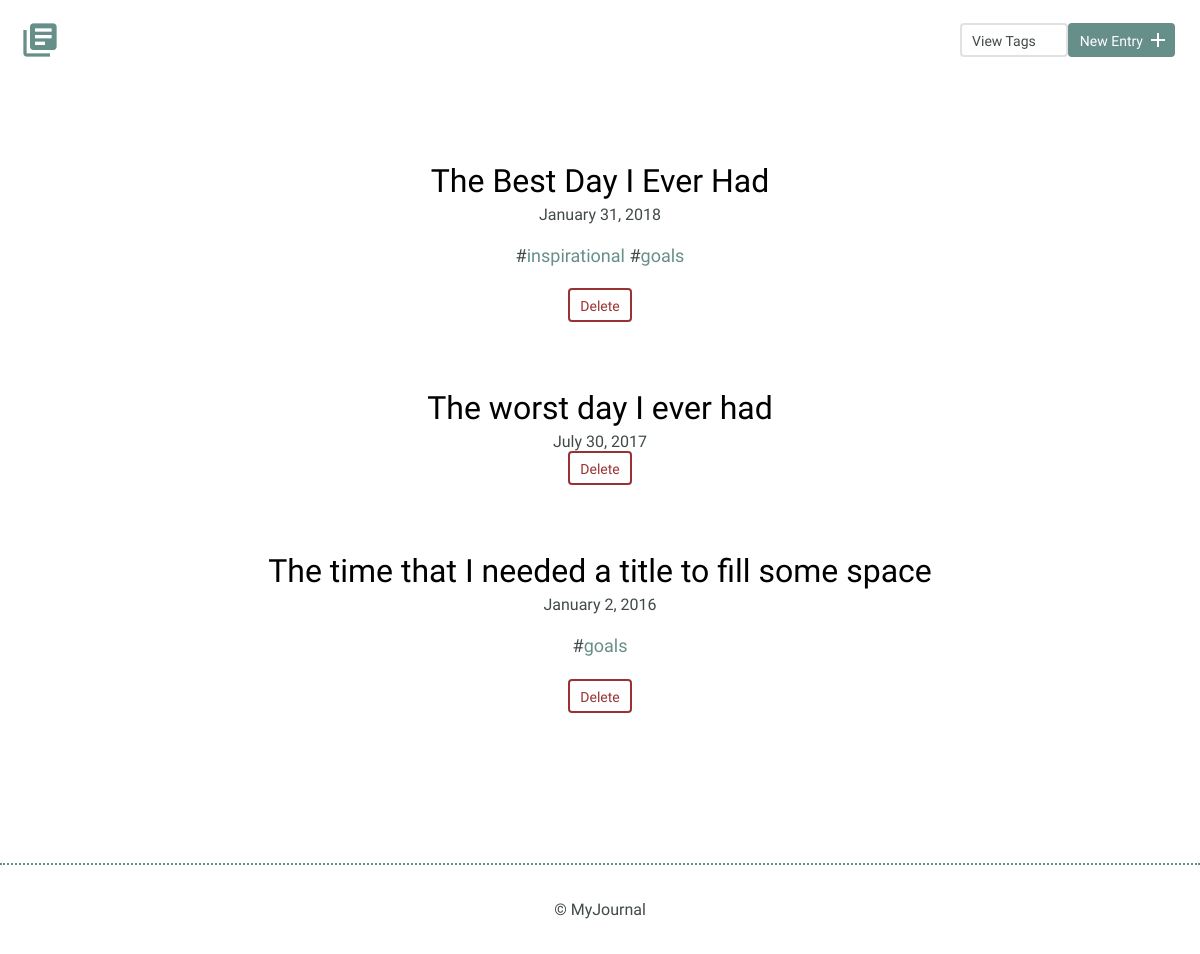
Before: / with the older database file.
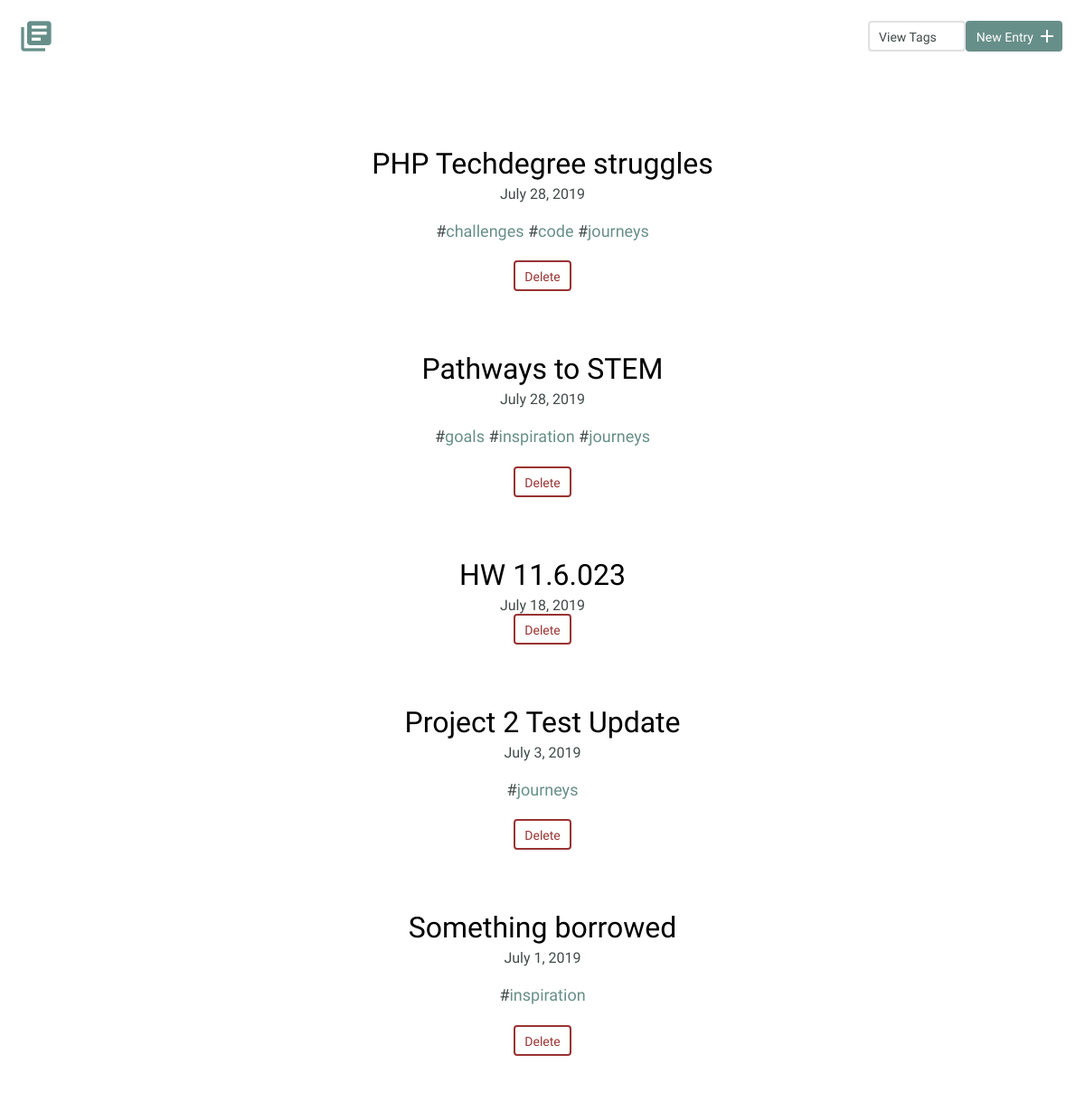
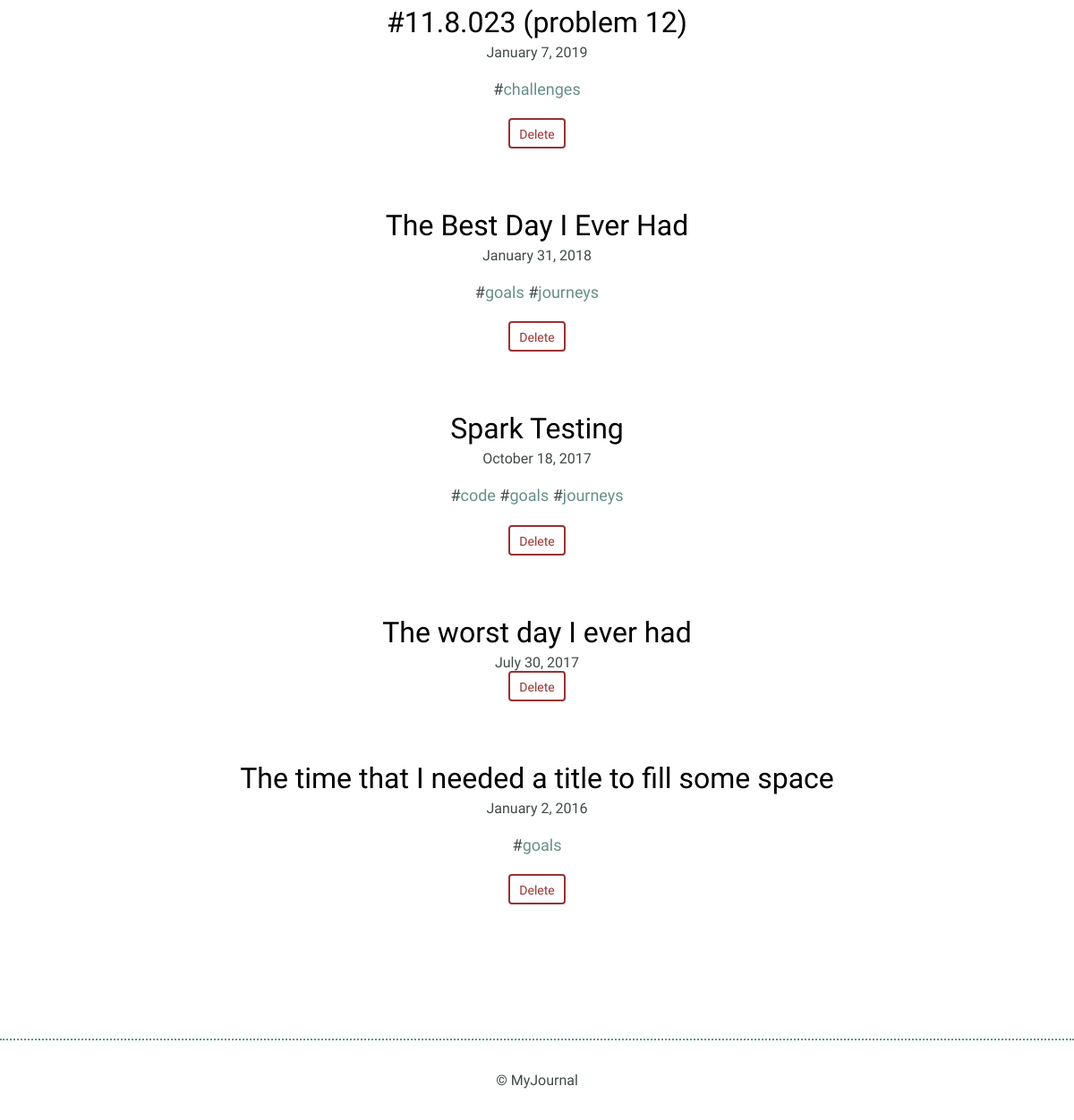
After: the same page with the newer database file (2 pictures, top to bottom).
### tables this page shows
CREATE TABLE "entries" (
	`id`	INTEGER,
	`title`	TEXT,
	`date`	TEXT,
	`time_spent`	INTEGER,
	`learned`	BLOB,
	`resources`	BLOB,
	PRIMARY KEY(`id`)
);

CREATE TABLE "tags" (
	"id"	INTEGER PRIMARY KEY AUTOINCREMENT UNIQUE,
	"title"	TEXT NOT NULL UNIQUE
);

### inc/connection.php (called while the page is built)
<?php
try {
  $db = new PDO('sqlite:' . __DIR__ . '/journal.db');
  $db->setAttribute(PDO::ATTR_ERRMODE, PDO::ERRMODE_EXCEPTION);
  return $db;
} catch (Exception $ex) {
  echo $ex->get_message();
  die();
}

### inc/functions.php (called while the page is built, shortened)
<?php
function get_all_entries() {
  include('connection.php');
  try {
    $results = $db->query('SELECT id, title, date FROM entries ORDER BY date DESC');
  } catch(Exception $ex) {
    echo $ex->get_message();
    return false;
  }
  return $results->fetchAll(PDO::FETCH_ASSOC);
}
function get_entry_tags($entry_id) {
  include('connection.php');
  $sql = 'SELECT tags.id, title
          FROM entries_tags
          LEFT JOIN tags
          ON tag_id = tags.id
          WHERE entry_id = ?;';
  try {
    $results = $db->prepare($sql);
    $results->bindValue(1, $entry_id, PDO::PARAM_INT);
    $results->execute();
    return $results->fetchAll(PDO::FETCH_ASSOC);
  } catch(Exceptoin $ex) {
    echo $ex->get_message();
    return false;
  }
}

### index.php (the view, shortened to what this page needs)
<?php
include('inc/functions.php');
if(isset($_GET['tag'])) {
    $entries = get_entries_by_tag(filter_input(INPUT_GET, 'tag', FILTER_SANITIZE_STRING));
} else {
    $entries = get_all_entries();
}
include('inc/header.php');
?>
<section>
    <div class="container">
        <div class="entry-list">
        <?php
        if (empty($entries)) {
            echo '<h2>No Journal entries found</h2>';
            echo '<a href="entry.php">Let\'s Create One!</a>';
        } else {
            foreach($entries as $entry) {
                $date = date('F j, Y', strtotime($entry['date']));
                echo '<article>';
                echo '<h2><a href="detail.php?id=' . $entry['id'] .  '">' . $entry['title'] . '</a></h2>';
                echo '<time datetime=' . $entry['date'] .  '>' . $date .  '</time>';
                $tags = get_entry_tags($entry['id']);
                if (!empty($tags)) {
                    echo '<ul class="tags">';
                    foreach($tags as $tag) {
                        echo '<li><a href="index.php?tag=' . $tag['title'] . '" >' . $tag['title'] . '</a></li>';
                    }
                    echo '</ul>';
                }
                echo '<form action="entry.php" method="post">';
                echo '<input type="submit" value="Delete" name="delete" class="button button-warning" />';
                echo '</form>';
                echo '</article>';
            }
        }
        ?>
        </div>
    </div>
</section>
<?php
include('inc/footer.php');
?>

### inc/header.php (shortened to what this page needs)
<!DOCTYPE html>
<html lang="en" >
    <head>
        <link rel="stylesheet" href="css/normalize.css">
        <link rel="stylesheet" href="css/site.css">
    </head>
    <body>
        <header>
            <div class="container">
                <div class="site-header">
                    <a class="logo" href="index.php"><i class="material-icons">library_books</i></a>
                    <a class="button icon-right" href="entry.php"><span>New Entry</span> <i class="material-icons">add</i></a>
                    <a class="button icon-right button-secondary" href="tag.php"><span>View Tags</span></a>
                </div>
            </div>
        </header>

### inc/footer.php
<footer>
            <div>
                &copy; MyJournal
            </div>
        </footer>
    </body>
</html>

### css/site.css (style rules this page uses)
* { box-sizing: border-box; }
body { font-size: 16px; color: #404a49; font-family: 'Cousine', serif; font-weight: 400; }
.container { margin: 0 auto; padding: 0 25px; }
header .site-header { margin: 0 auto; height: 95px; }
header .logo i { color: #678f89; margin: 20px 0 0 -5px; float: left; font-size: 40px; }
header .button { float: right; margin: 33px 0 0 0; }
footer { text-align: center; padding: 35px 0; border-top: 2px dotted #678f89; }
.button { padding: 8px 10px 6px 10px; background: #678f89; border: 2px solid #678f89; border-radius: 4px; text-decoration: none; color: #FFF; position: relative; text-align: center; font-size: 14px; margin-left: 5px; margin-right: 5px; }
.button.button-secondary { background: #FFF; border: 2px solid #e1e1e1; color: #404a49; }
.button.button-warning { background: #FFF; border: 2px solid #933; color: #933; }
.button.icon-right { padding-right: 30px; top: -10px; }
.button.icon-right i { position: absolute; top: 3px; right: 3px; }
h1, h2, h3 { margin: 0; font-weight: 400; line-height: 1em; color: #000; }
h2 { font-size: 32px; }
h2 a { text-decoration: none; color: #000; }
ul li { line-height: 1.8em; font-size: 18px; }
ul li a { border-bottom: 2px solid #678f89; line-height: 1.8em; color: #678f89; text-decoration: none; }
.entry-list, .edit-entry, .new-entry, .edit-tag { max-width: 800px; margin: 0 auto; padding: 70px 0 150px 0; }
.entry-list article { margin-bottom: 70px; text-align: center; }
.entry-list article:last-child { margin-bottom: 0; }
.entry-list article h2 { margin-bottom: 8px; }
input[type=submit] { margin-right: 5px; }
.tags, .tag-list { list-style-type: none; padding-left: 0; }
.tags li { display: inline; }
.tags li::before { content: ' #'; }
.tags a, .tag-list a { border: none; }

Changed rows visible on the page:
added entries: title "PHP Techdegree struggles", date "July 28, 2019"
added tags: title "challenges"
added tags: title "code"
added tags: title "journeys"
added entries: title "Pathways to STEM", date "July 28, 2019", tags (title "goals"), tags (title "inspiration")
added entries: title "HW 11.6.023", date "July 18, 2019"
added entries: title "Project 2 Test Update", date "July 3, 2019"
added entries: title "Something borrowed", date "July 1, 2019", tags (title "inspiration")
added entries: title "#11.8.023 (problem 12)", date "January 7, 2019"
changed entries "The Best Day I Ever Had": loses tags (title "inspirational")
added entries: title "Spark Testing", date "October 18, 2017", tags (title "goals")
